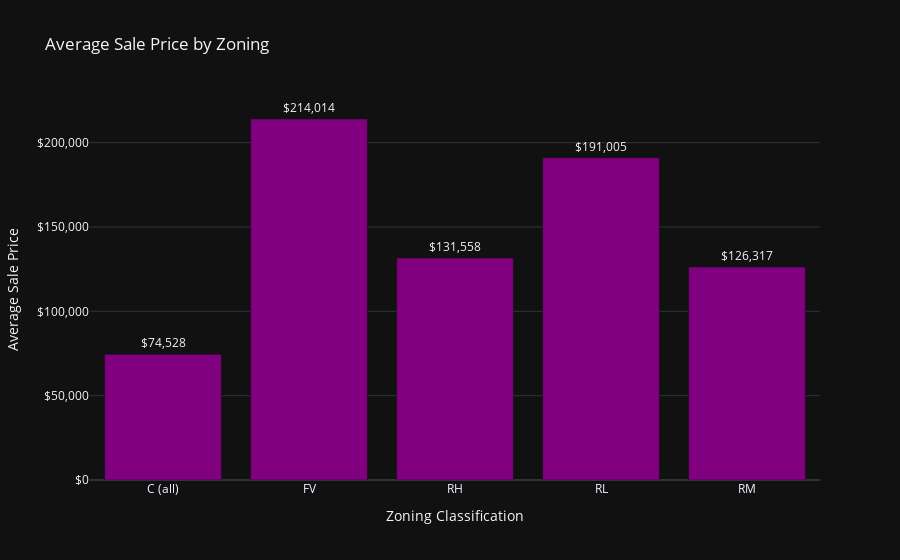

Notebook cell for this chart:
### Code cell
# i. Analyze the impact of zoning classifications on sale prices
zoning_prices = df.groupby('MSZoning')['SalePrice'].mean()
fig = px.bar(x=zoning_prices.index, y=zoning_prices.values, title='Average Sale Price by Zoning',
             color_discrete_sequence=['purple', 'yellow'], text=zoning_prices.values,
             labels={'x': 'Zoning Classification', 'y': 'Average Sale Price'}, template='plotly_dark')

fig.update_traces(texttemplate='$%{text:,.0f}', textposition='outside')
fig.update_yaxes(tickprefix='$', tickformat=',')
fig.show()

### Figure 1 — Plotly figure (JSON) as saved in the notebook; plotly's stock layout.template omitted (floating-point values rounded to 4 significant figures)
{"data": [{"alignmentgroup": "True", "hovertemplate": "Zoning Classification=%{x}<br>Average Sale Price=%{y}<br>text=%{text}<extra></extra>", "legendgroup": "", "marker": {"color": "purple", "pattern": {"shape": ""}}, "name": "", "offsetgroup": "", "orientation": "v", "showlegend": false, "text": [74528, 214000.0, 131600.0, 191000.0, 126300.0], "textposition": "outside", "texttemplate": "$%{text:,.0f}", "type": "bar", "x": ["C (all)", "FV", "RH", "RL", "RM"], "xaxis": "x", "y": [74528, 214000.0, 131600.0, 191000.0, 126300.0], "yaxis": "y"}], "layout": {"barmode": "relative", "legend": {"tracegroupgap": 0}, "title": {"text": "Average Sale Price by Zoning"}, "xaxis": {"anchor": "y", "domain": [0, 1], "title": {"text": "Zoning Classification"}}, "yaxis": {"anchor": "x", "domain": [0, 1], "tickformat": ",", "tickprefix": "$", "title": {"text": "Average Sale Price"}}}}
